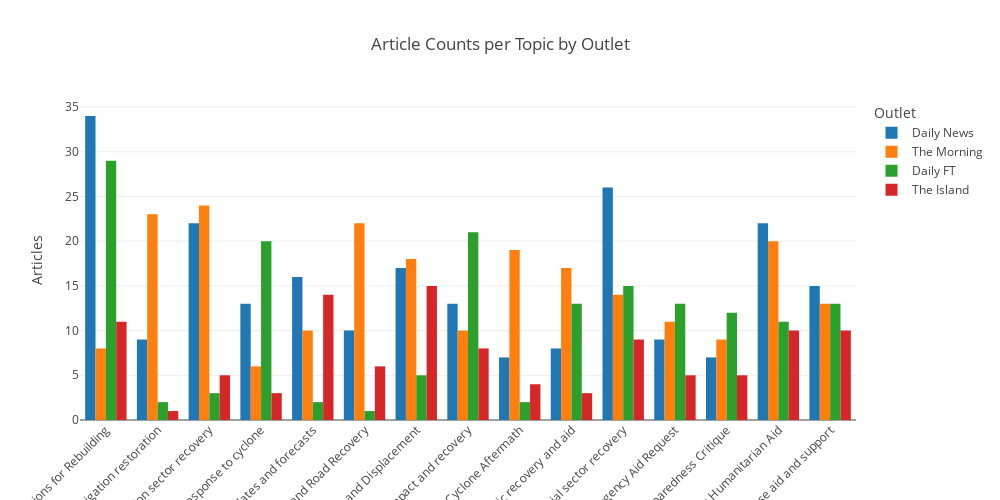

Notebook code cell kept with this figure:
### Code cell
# Grouped bar chart: article counts per topic per outlet
bar_rows = []
for _, row in bias_df.iterrows():
    for name in outlet_names:
        bar_rows.append({
            'Aspect': row['Aspect'],
            'Outlet': name,
            'Articles': row[f'{name} (count)'],
        })

bar_df = pd.DataFrame(bar_rows)

fig = px.bar(
    bar_df,
    x='Aspect',
    y='Articles',
    color='Outlet',
    barmode='group',
    color_discrete_map=SOURCE_COLORS,
    title='Article Counts per Topic by Outlet',
)
fig.update_layout(
    xaxis_tickangle=-45,
    height=500,
    width=1000,
    xaxis_title='',
    legend_title='Outlet',
)
fig.show()

### Figure 1 — Plotly figure (JSON) as saved in the notebook; plotly's stock layout.template omitted (floating-point values rounded to 4 significant figures)
{"data": [{"alignmentgroup": "True", "hovertemplate": "Outlet=Daily News<br>Aspect=%{x}<br>Articles=%{y}<extra></extra>", "legendgroup": "Daily News", "marker": {"color": "#1f77b4", "pattern": {"shape": ""}}, "name": "Daily News", "offsetgroup": "Daily News", "orientation": "v", "showlegend": true, "textposition": "auto", "type": "bar", "x": ["Corporate Donations for Rebuilding", "Flood and irrigation restoration", "Education sector recovery", "Fiscal response to cyclone", "Meteorological updates and forecasts", "Infrastructure and Road Recovery", "Casualties and Displacement", "Tourism impact and recovery", "Christmas and Cyclone Aftermath", "Economic recovery and aid", "Industrial sector recovery", "IMF Emergency Aid Request", "Disaster Preparedness Critique", "India's Humanitarian Aid", "Chinese aid and support"], "xaxis": "x", "y": [34, 9, 22, 13, 16, 10, 17, 13, 7, 8, 26, 9, 7, 22, 15], "yaxis": "y"}, {"alignmentgroup": "True", "hovertemplate": "Outlet=The Morning<br>Aspect=%{x}<br>Articles=%{y}<extra></extra>", "legendgroup": "The Morning", "marker": {"color": "#ff7f0e", "pattern": {"shape": ""}}, "name": "The Morning", "offsetgroup": "The Morning", "orientation": "v", "showlegend": true, "textposition": "auto", "type": "bar", "x": ["Corporate Donations for Rebuilding", "Flood and irrigation restoration", "Education sector recovery", "Fiscal response to cyclone", "Meteorological updates and forecasts", "Infrastructure and Road Recovery", "Casualties and Displacement", "Tourism impact and recovery", "Christmas and Cyclone Aftermath", "Economic recovery and aid", "Industrial sector recovery", "IMF Emergency Aid Request", "Disaster Preparedness Critique", "India's Humanitarian Aid", "Chinese aid and support"], "xaxis": "x", "y": [8, 23, 24, 6, 10, 22, 18, 10, 19, 17, 14, 11, 9, 20, 13], "yaxis": "y"}, {"alignmentgroup": "True", "hovertemplate": "Outlet=Daily FT<br>Aspect=%{x}<br>Articles=%{y}<extra></extra>", "legendgroup": "Daily FT", "marker": {"color": "#2ca02c", "pattern": {"shape": ""}}, "name": "Daily FT", "offsetgroup": "Daily FT", "orientation": "v", "showlegend": true, "textposition": "auto", "type": "bar", "x": ["Corporate Donations for Rebuilding", "Flood and irrigation restoration", "Education sector recovery", "Fiscal response to cyclone", "Meteorological updates and forecasts", "Infrastructure and Road Recovery", "Casualties and Displacement", "Tourism impact and recovery", "Christmas and Cyclone Aftermath", "Economic recovery and aid", "Industrial sector recovery", "IMF Emergency Aid Request", "Disaster Preparedness Critique", "India's Humanitarian Aid", "Chinese aid and support"], "xaxis": "x", "y": [29, 2, 3, 20, 2, 1, 5, 21, 2, 13, 15, 13, 12, 11, 13], "yaxis": "y"}, {"alignmentgroup": "True", "hovertemplate": "Outlet=The Island<br>Aspect=%{x}<br>Articles=%{y}<extra></extra>", "legendgroup": "The Island", "marker": {"color": "#d62728", "pattern": {"shape": ""}}, "name": "The Island", "offsetgroup": "The Island", "orientation": "v", "showlegend": true, "textposition": "auto", "type": "bar", "x": ["Corporate Donations for Rebuilding", "Flood and irrigation restoration", "Education sector recovery", "Fiscal response to cyclone", "Meteorological updates and forecasts", "Infrastructure and Road Recovery", "Casualties and Displacement", "Tourism impact and recovery", "Christmas and Cyclone Aftermath", "Economic recovery and aid", "Industrial sector recovery", "IMF Emergency Aid Request", "Disaster Preparedness Critique", "India's Humanitarian Aid", "Chinese aid and support"], "xaxis": "x", "y": [11, 1, 5, 3, 14, 6, 15, 8, 4, 3, 9, 5, 5, 10, 10], "yaxis": "y"}], "layout": {"barmode": "group", "height": 500, "legend": {"title": {"text": "Outlet"}, "tracegroupgap": 0}, "title": {"text": "Article Counts per Topic by Outlet"}, "width": 1000, "xaxis": {"anchor": "y", "domain": [0, 1], "tickangle": -45, "title": {"text": ""}}, "yaxis": {"anchor": "x", "domain": [0, 1], "title": {"text": "Articles"}}}}
